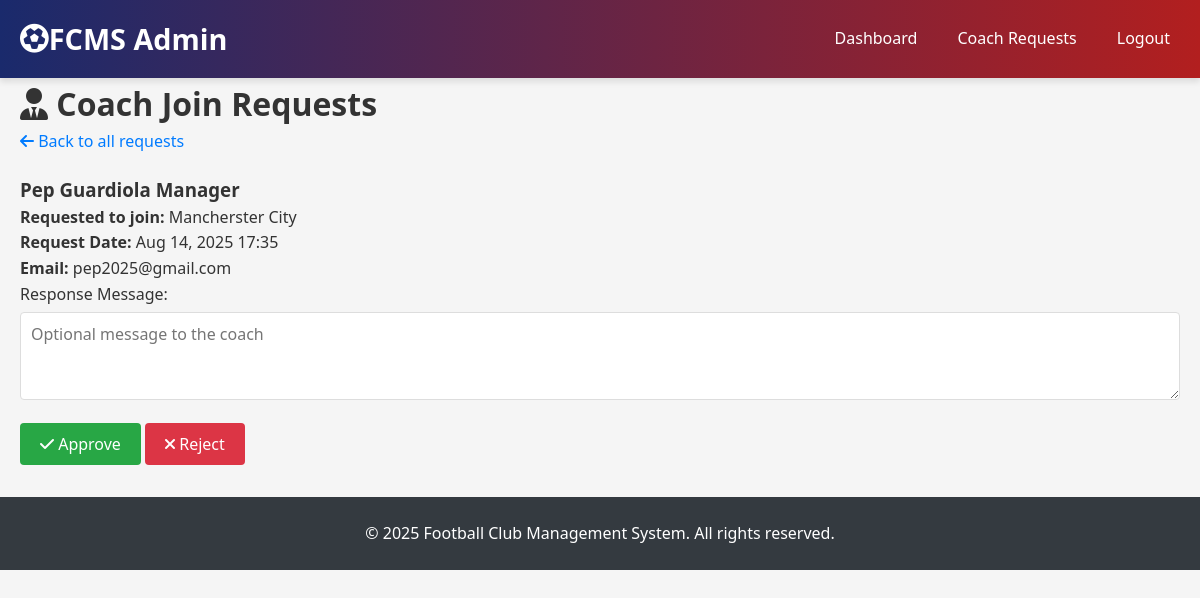
Page /admin_coach_requests.php?request_id=4 (signed in) on the committed database.
### tables this page shows
CREATE TABLE `coach_requests` (
  `id` int(11) NOT NULL,
  `coach_id` int(11) NOT NULL,
  `club_id` int(11) NOT NULL,
  `request_message` text DEFAULT NULL,
  `request_date` timestamp NOT NULL DEFAULT current_timestamp(),
  `status` enum('pending','approved','rejected') DEFAULT 'pending'
);

CREATE TABLE `coaches` (
  `id` int(11) NOT NULL,
  `user_id` int(11) NOT NULL,
  `first_name` varchar(50) NOT NULL,
  `last_name` varchar(50) NOT NULL,
  `license` varchar(50) DEFAULT NULL,
  `coach_type` enum('manager','assistant') NOT NULL,
  `experience` text DEFAULT NULL,
  `club_id` int(11) DEFAULT NULL
);

CREATE TABLE `clubs` (
  `id` int(11) NOT NULL,
  `name` varchar(100) NOT NULL,
  `founded_year` int(11) DEFAULT NULL,
  `stadium` varchar(100) DEFAULT NULL,
  `location` varchar(100) DEFAULT NULL,
  `logo` varchar(255) DEFAULT NULL
);

CREATE TABLE `users` (
  `id` int(11) NOT NULL,
  `username` varchar(50) NOT NULL,
  `password` varchar(255) NOT NULL,
  `email` varchar(100) NOT NULL,
  `role` enum('admin','coach','player') NOT NULL,
  `created_at` timestamp NOT NULL DEFAULT current_timestamp()
);

### admin_coach_requests.php.php (the view, shortened to what this page needs)
<?php
require_once 'db_connect.php';
$request_id = isset($_GET['request_id']) ? (int)$_GET['request_id'] : 0;
$current_request = null;
if ($request_id > 0) {
    try {
        $stmt = $pdo->prepare("SELECT cr.*, c.first_name, c.last_name, c.coach_type,
                              cl.name as club_name, u.email
                              FROM coach_requests cr
                              JOIN coaches c ON cr.coach_id = c.id
                              JOIN clubs cl ON cr.club_id = cl.id
                              JOIN users u ON c.user_id = u.id
                              WHERE cr.id = ?");
        $stmt->execute([$request_id]);
        $current_request = $stmt->fetch(PDO::FETCH_ASSOC);
    } catch (PDOException $e) {
        die("Database error: " . $e->getMessage());
    }
}
?>
<!DOCTYPE html>
<html lang="en">
<head>
    <link rel="stylesheet" href="style.css">
    <link rel="stylesheet" href="https://cdnjs.cloudflare.com/ajax/libs/font-awesome/6.0.0-beta3/css/all.min.css">
</head>
<body>
    <header>
        <div class="header-container">
            <a href="index.php" class="logo">
                <i class="fas fa-futbol"></i> FCMS Admin
            </a>
            <nav>
                <ul>
                    <li><a href="admin.php">Dashboard</a></li>
                    <li><a href="admin_coach_requests.php">Coach Requests</a></li>
                    <li><a href="logout.php">Logout</a></li>
                </ul>
            </nav>
        </div>
    </header>
    <main class="container">
        <h1><i class="fas fa-user-tie"></i> Coach Join Requests</h1>
        <?php if ($current_request): ?>
            <a href="admin_coach_requests.php" class="back-link">
                <i class="fas fa-arrow-left"></i> Back to all requests
            </a>
            <div class="request-card">
                <h3>
                    <?= htmlspecialchars($current_request['first_name'] . ' ' . $current_request['last_name']) ?>
                    <span class="badge-coach badge-<?= $current_request['coach_type'] == 'manager' ? 'manager' : 'assistant' ?>">
                        <?= $current_request['coach_type'] == 'manager' ? 'Manager' : 'Assistant Coach' ?>
                    </span>
                </h3>
                <p><strong>Requested to join:</strong> <?= htmlspecialchars($current_request['club_name']) ?></p>
                <p><strong>Request Date:</strong> <?= date('M d, Y H:i', strtotime($current_request['request_date'])) ?></p>
                <p><strong>Email:</strong> <?= htmlspecialchars($current_request['email']) ?></p>
                <form method="post" class="request-form">
                    <div class="form-group">
                        <label for="response_message">Response Message:</label>
                        <textarea name="response_message" id="response_message"
                                  class="form-control" rows="3"
                                  placeholder="Optional message to the coach"></textarea>
                    </div>
                    <div class="action-buttons">
                        <button type="submit" name="action" value="approve" class="btn btn-success">
                            <i class="fas fa-check"></i> Approve
                        </button>
                        <button type="submit" name="action" value="reject" class="btn btn-danger">
                            <i class="fas fa-times"></i> Reject
                        </button>
                    </div>
                </form>
            </div>
        <?php endif; ?>
    </main>
    <footer>
        <div class="container">
            <p>&copy; <?= date('Y') ?> Football Club Management System. All rights reserved.</p>
        </div>
    </footer>
</body>
</html>

### style.css (style rules this page uses)
:root { --primary-color: #1a2a6c; --secondary-color: #b21f1f; --accent-color: #fdbb2d; --light-color: #f8f9fa; --dark-color: #343a40; --success-color: #28a745; --info-color: #17a2b8; --warning-color: #ffc107; --danger-color: #dc3545; }
* { margin: 0; padding: 0; box-sizing: border-box; font-family: 'Segoe UI', Tahoma, Geneva, Verdana, sans-serif; }
body { background-color: #f5f5f5; color: #333; line-height: 1.6; }
header { background: linear-gradient(to right, var(--primary-color), var(--secondary-color)); color: white; padding: 1rem 0; box-shadow: 0 4px 6px rgba(0, 0, 0, 0.1); }
.header-container { max-width: 1200px; margin: 0 auto; display: flex; justify-content: space-between; align-items: center; padding: 0 20px; }
.logo { display: flex; align-items: center; font-size: 1.8rem; font-weight: bold; text-decoration: none; color: white; }
nav ul { display: flex; list-style: none; }
nav ul li { margin-left: 20px; }
nav ul li a { color: white; text-decoration: none; font-weight: 500; padding: 5px 10px; border-radius: 4px; transition: all 0.3s ease; }
main { max-width: 1200px; margin: 2rem auto; padding: 0 20px; }
footer { background: var(--dark-color); color: white; text-align: center; padding: 1.5rem 0; margin-top: 2rem; }
.container { max-width: 1200px; margin: 0 auto; padding: 0 20px; }
.btn { display: inline-block; padding: 10px 20px; background: var(--primary-color); color: white; border: none; border-radius: 4px; cursor: pointer; text-decoration: none; font-size: 16px; transition: all 0.3s ease; }
.btn-success { background: var(--success-color); }
.btn-danger { background: var(--danger-color); }
.form-group { margin-bottom: 15px; }
.form-group label { display: block; margin-bottom: 5px; font-weight: 500; }
.form-control { width: 100%; padding: 10px; border: 1px solid #ddd; border-radius: 4px; font-size: 16px; }

### admin_coach_requests.php.php (style rules this page uses)
.back-link { display: inline-block; margin-bottom: 20px; color: #007bff; text-decoration: none; }

### rows in the picture
coach_requests: coach.last_name "Pep Guardiola", club.name "Mancherster City", request_date "Aug 14, 2025 17:35", users.email "pep2025@gmail.com"
